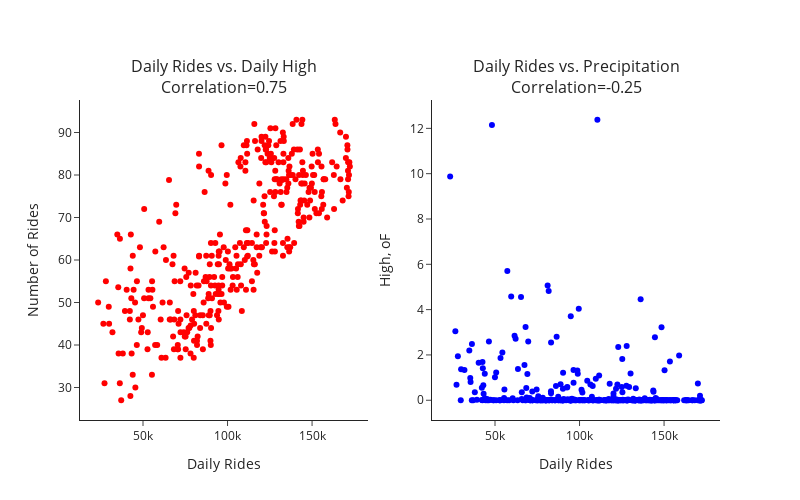

The code cell stored with this chart in its notebook:
### Code cell
correls = [
    df_rides_by_day[[field, "n_rides"]].dropna().corr().values[0, 1] for field in ['daily_high', 'precip_amount']
]

fig_rides_weather_relationship = make_subplots(
    rows=1,
    cols=2,
    subplot_titles = [
        f"Daily Rides vs. Daily High<br>Correlation={correls[0]:,.2f}",
        f"Daily Rides vs. Precipitation<br>Correlation={correls[1]:,.2f}"
    ],
)

# FIG 1: Temperature 
fig_rides_weather_relationship.add_trace(
    go.Scatter(
        x=df_rides_by_day['n_rides'],
        y=df_rides_by_day['daily_high'],
        marker={"color":"red"},
        mode="markers",
        showlegend=False,
    ),
    row=1, col=1
)

# FIG 2: Temperature
fig_rides_weather_relationship.add_trace(
    go.Scatter(
        x=df_rides_by_day['n_rides'],
        y=df_rides_by_day['precip_amount'],
        marker={"color":"blue"},
        mode="markers",
        showlegend=False,
    ),
    row=1, col=2
)

for col, y_label in enumerate([
    "Number of Rides",
    "High, oF",
]):
    axis_title_key = f'xaxis{col+1}_title'
    fig_rides_weather_relationship.update_layout(**{axis_title_key: "Daily Rides"})
    axis_title_key = f'yaxis{col+1}_title'
    fig_rides_weather_relationship.update_layout(**{axis_title_key: y_label})

fig_rides_weather_relationship.update_layout(
    width=800, height=500,
    template="simple_white"
)

fig_rides_weather_relationship.show()

### Figure 1 — Plotly figure (JSON) as saved in the notebook; plotly's stock layout.template omitted (floating-point values rounded to 4 significant figures; data arrays with more than 128 entries replaced by an {"elided": "..."} marker saying what was removed)
{"data": [{"marker": {"color": "red"}, "mode": "markers", "showlegend": false, "type": "scatter", "x": {"elided": "396 int values"}, "xaxis": "x", "y": {"elided": "396 float values"}, "yaxis": "y"}, {"marker": {"color": "blue"}, "mode": "markers", "showlegend": false, "type": "scatter", "x": {"elided": "396 int values"}, "xaxis": "x2", "y": {"elided": "396 float values"}, "yaxis": "y2"}], "layout": {"annotations": [{"font": {"size": 16}, "showarrow": false, "text": "Daily Rides vs. Daily High<br>Correlation=0.75", "x": 0.225, "xanchor": "center", "xref": "paper", "y": 1, "yanchor": "bottom", "yref": "paper"}, {"font": {"size": 16}, "showarrow": false, "text": "Daily Rides vs. Precipitation<br>Correlation=-0.25", "x": 0.775, "xanchor": "center", "xref": "paper", "y": 1, "yanchor": "bottom", "yref": "paper"}], "height": 500, "width": 800, "xaxis": {"anchor": "y", "autorange": true, "domain": [0, 0.45], "range": [12740.0, 183100.0], "title": {"text": "Daily Rides"}, "type": "linear"}, "xaxis2": {"anchor": "y2", "autorange": true, "domain": [0.55, 1], "range": [12740.0, 183100.0], "title": {"text": "Daily Rides"}, "type": "linear"}, "yaxis": {"anchor": "x", "autorange": true, "domain": [0, 1], "range": [22.35, 97.65], "title": {"text": "Number of Rides"}, "type": "linear"}, "yaxis2": {"anchor": "x2", "autorange": true, "domain": [0, 1], "range": [-0.8717, 13.25], "title": {"text": "High, oF"}, "type": "linear"}}}
